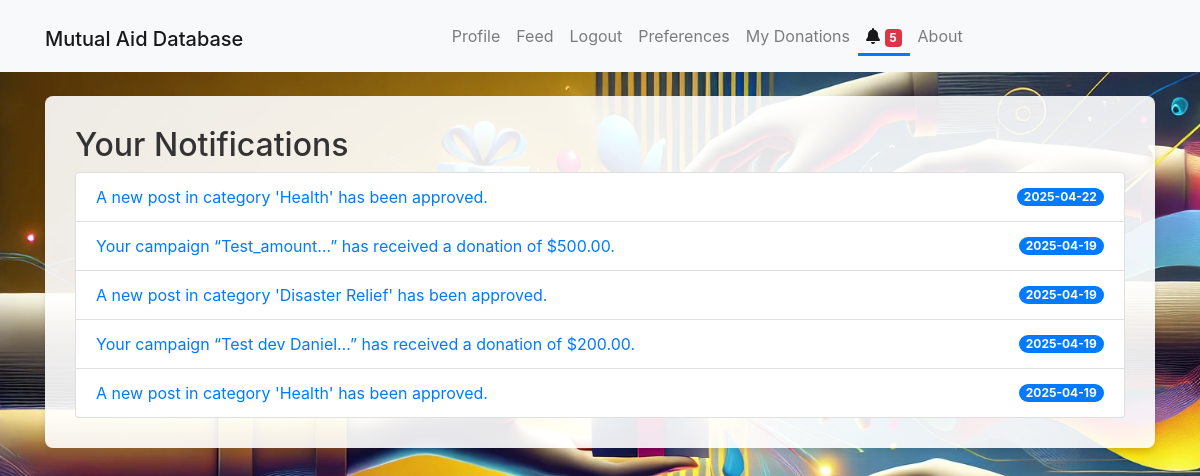
The page /notifications (signed in) on the database its author committed.
### app/models.py (models this page shows, shortened)
class Notification(db.Model):
    __tablename__ = 'notification'
    id = db.Column(db.Integer, primary_key=True)
    user_id = db.Column(db.Integer, db.ForeignKey('users.id'), nullable=False)  # The subscriber
    post_id = db.Column(db.Integer, db.ForeignKey('post.id'), nullable=False)    # The post triggering the notification
    message = db.Column(db.String(255), nullable=True)
    is_read = db.Column(db.Boolean, default=False, nullable=False)
    timestamp = db.Column(db.DateTime, default=datetime.utcnow, nullable=False)

### app/routes.py (the view)
@main.route('/notifications')
def notifications():
    if 'user_id' not in session:
        flash('Please log in to see notifications.', 'warning')
        return redirect(url_for('main.login'))
    user_id = session['user_id']
    notifications = Notification.query.filter_by(user_id=user_id, is_read=False).order_by(Notification.timestamp.desc()).all()
    return render_template('notifications.html', notifications=notifications)

### app/__init__.py (called while the page is built)
@app.context_processor
def inject_notification_count():
    from app.models import Notification  # avoid circular import issues if needed
    if 'user_id' in session:
        count = Notification.query.filter_by(user_id=session['user_id'], is_read=False).count()
    else:
        count = 0
    print(f"Notification count: {count}")
    return dict(notification_count=count)

### app/templates/notifications.html (shortened to what this page needs)
{% extends "base.html" %}
{% block content %}
<div class="form-container">
<h2>Your Notifications</h2>
{% if notifications %}
  <ul class="list-group">
    {% for notification in notifications %}
      <li class="list-group-item d-flex justify-content-between align-items-center">
        <a href="{{ url_for('main.read_notification', notif_id=notification.id) }}">
          {{ notification.message }}
        </a>
        <span class="badge badge-primary badge-pill">{{ notification.timestamp.strftime('%Y-%m-%d') }}</span>
      </li>
    {% endfor %}
  </ul>
</div>
{% else %}
  <p>You have no new notifications.</p>
{% endif %}
{% endblock %}

### app/static/css/style.css (style rules this page uses)
body { background-image: url("../uploads/Mutual\ database\ background.png"); background-size: cover; background-attachment: fixed; background-size: cover; background-color: #f5f7fa; color: #333; }
.form-container { background-color: rgba(255, 255, 255, 0.9); padding: 30px; border-radius: 8px; box-shadow: 0 4px 6px rgba(0, 0, 0, 0.1); margin-top: 20px; margin-bottom: 20px; }

### rows shown on the page
Notification: message "A new post in category 'Health' has been approved.", timestamp "2025-04-22"
Notification: message "Your campaign “Test_amount…” has received a donation of $500.00.", timestamp "2025-04-19"
Notification: message "A new post in category 'Disaster Relief' has been approved.", timestamp "2025-04-19"
Notification: message "Your campaign “Test dev Daniel…” has received a donation of $200.00.", timestamp "2025-04-19"
Notification: message "A new post in category 'Health' has been approved.", timestamp "2025-04-19"

### other values the page prints
{{ notification_count }} "5"
